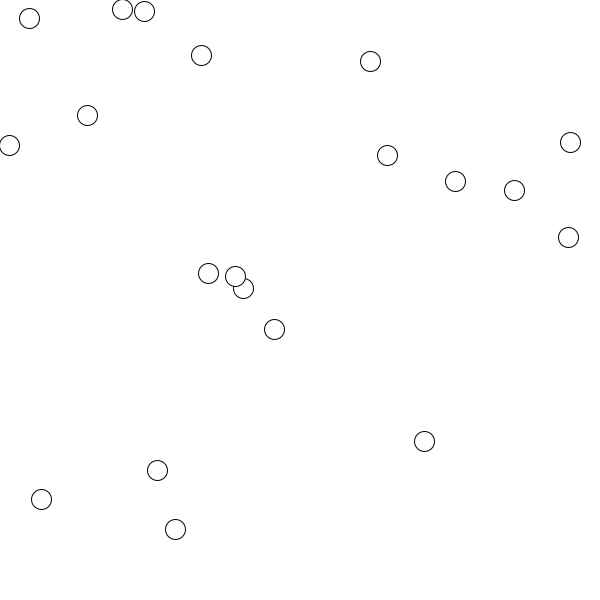
Frame 1 (no input)
Frame 60 (the mouse pressed at the canvas centre just before this capture): identical to frame 1, image omitted
Frame 120 (the mouse held since frame 60 and released just before this capture): identical to frame 1, image omitted

The Processing sketch that drew this single still picture (run headless with seeded random() and noise(); from frame 60 on, the mouse is pressed at the canvas centre):

// Processing sketch: moveableobjects
// ── moveableobjects.pde
ArrayList<PVector> sinks = new ArrayList<>();
int selectedNum;
boolean selected = false;;

void setup(){
  size(600,600);
  for(int i = 0; i < 20; i++){
    sinks.add(new PVector(random(width),random(height)));
  }
}
void draw(){
  background(255);
  sinks.stream().forEach(s -> {circle(s.x,s.y,20);});
  
}
void mousePressed(){
  PVector mpos = new PVector(mouseX,mouseY);
  for(int i = 0; i < sinks.size(); i++){
    if(PVector.dist(mpos,sinks.get(i)) < 10) {selectedNum = i;selected = true;}
  }
}
void mouseReleased(){
  selected = false;
}
void mouseDragged(){
  if(selected){
    sinks.set(selectedNum,new PVector(mouseX,mouseY));
  }
}
